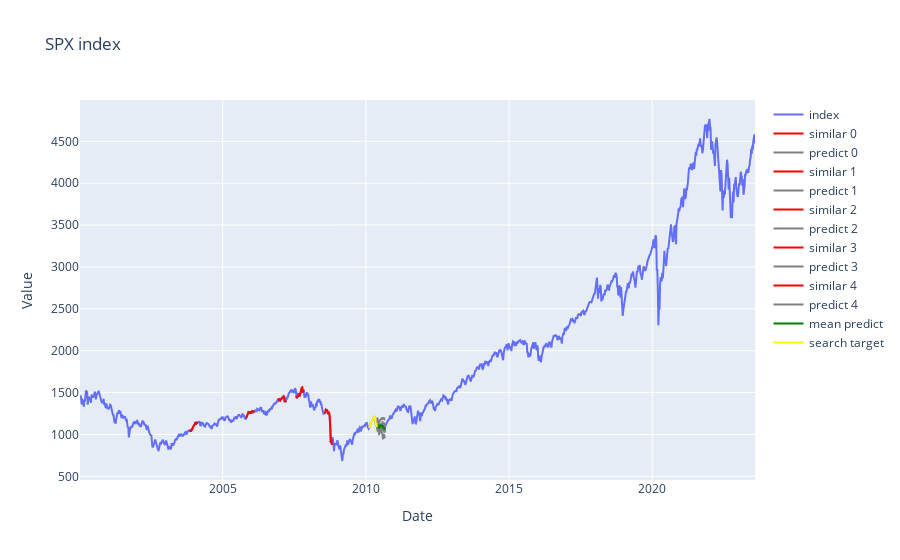

The notebook cell this image was saved under:
### Code cell
all_tsmd = All_TSMD(asset_price_list, date_list, asset_pchange_list, p_date_list, asset_name_list, 527, 14, 5, True)
all_tsmd.fit()
all_tsmd.transform(16)
all_tsmd.plot()
